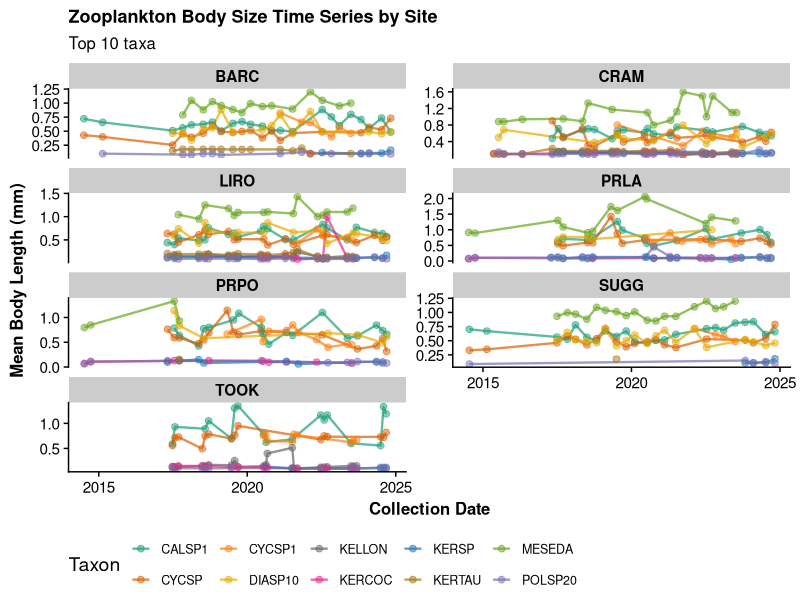
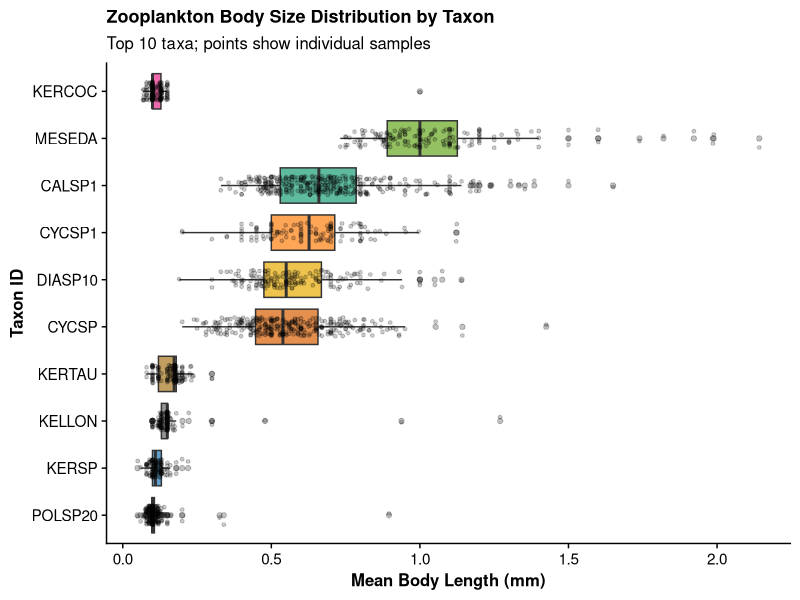
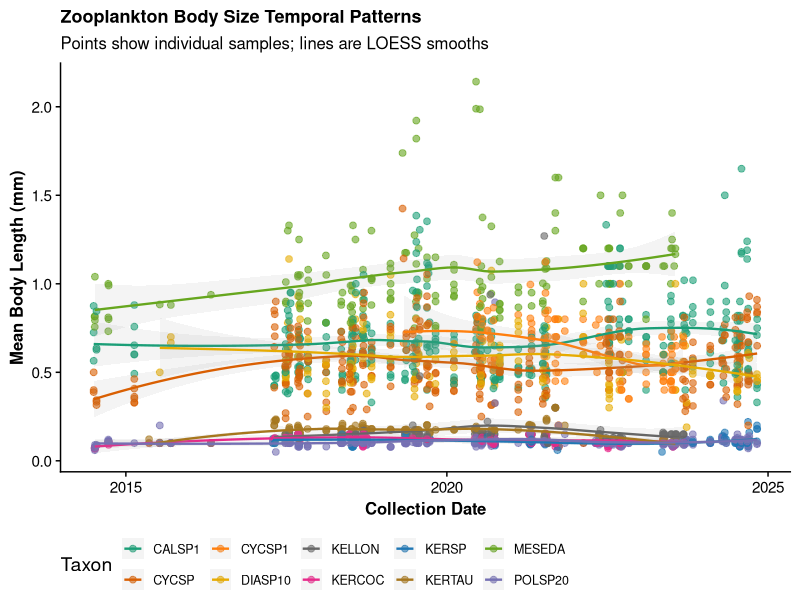
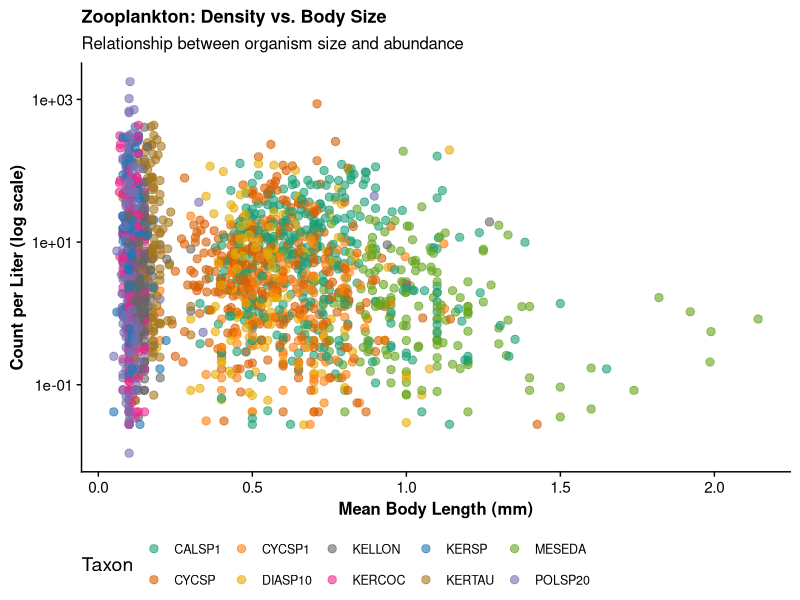
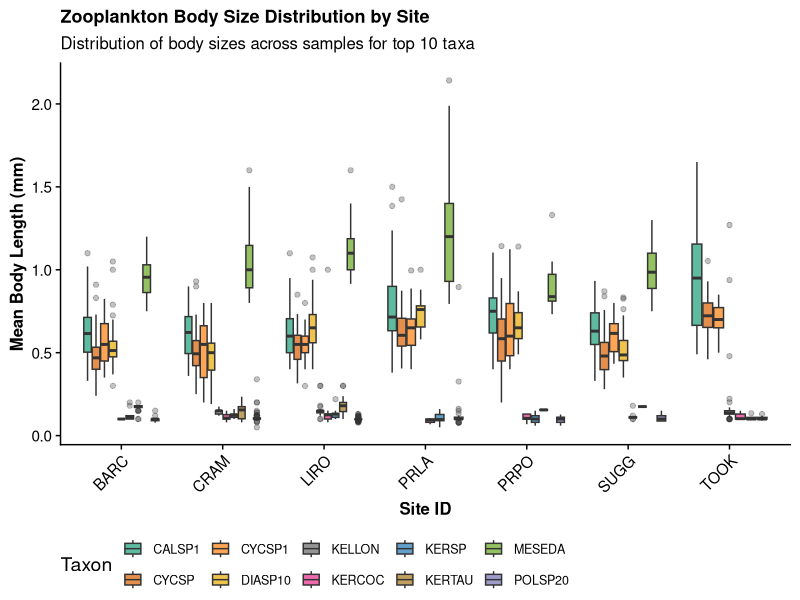
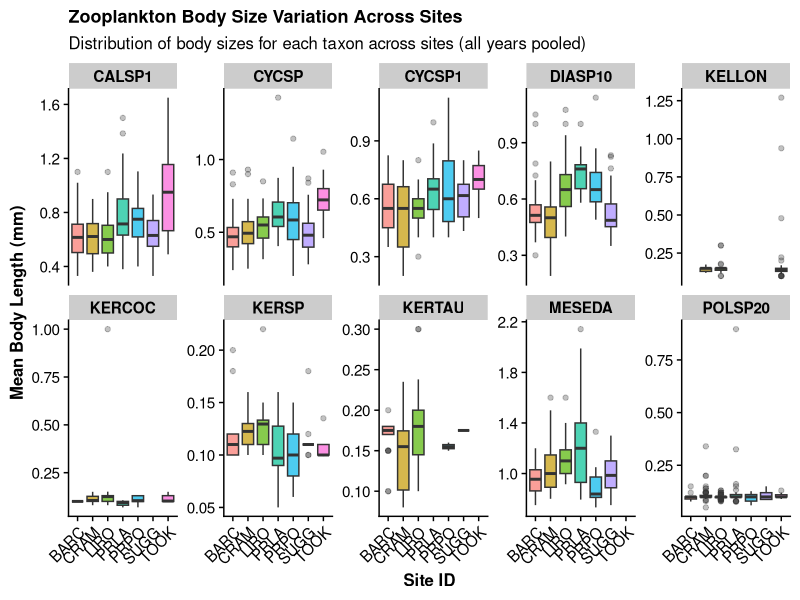

The R source for these figures, in order:
# Zooplankton Body Size Data Visualization - ADULTS ONLY
# Purpose: Create visualizations of zooplankton body size patterns across sites and time
#          Using ADULTS ONLY (excludes nauplii/larvae to avoid life stage confounding)
# Date: 2026-05-02
#
# INPUTS:
#   - data-processed/zooplankton_body_size_summary_adults_2014_2026.csv
#     (Sample-level body size summary from script 05)
#
# OUTPUTS:
#   - figures/zooplankton_timeseries_by_site_adults_2014_2026.png
#   - figures/zooplankton_body_size_distribution_adults_2014_2026.png
#   - figures/zooplankton_temporal_patterns_adults_2014_2026.png
#   - figures/zooplankton_density_vs_body_size_adults_2014_2026.png
#   - figures/zooplankton_site_comparison_adults_2014_2026.png
#   - figures/zooplankton_body_size_across_sites_adults_2014_2026.png
#   (6 PNG visualization files showing mean body size patterns)

# Load libraries
library(tidyverse)
library(readr)
library(ggplot2)
library(cowplot)

# Load the ADULTS-ONLY zooplankton body size summary data (2014-2026)
zoo_body_size_summary <- read_csv("data-processed/zooplankton_body_size_summary_adults_2014_2026.csv")

# Get the top 10 most abundant taxa for consistent visualization across plots
top_taxa <- zoo_body_size_summary |>
  group_by(taxonID) |>
  summarise(total_samples = n(), .groups = "drop") |>
  arrange(desc(total_samples)) |>
  head(10) |>
  pull(taxonID)

# Set up ggplot theme for consistency
theme_set(theme_cowplot() +
  theme(
    axis.text = element_text(size = 11),
    axis.title = element_text(size = 12, face = "bold"),
    strip.text = element_text(size = 11, face = "bold"),
    legend.position = "bottom",
    plot.title = element_text(size = 13, face = "bold", hjust = 0)
  ))

# Define color palette for taxa
taxa_colors <- colorRampPalette(c("#1b9e77", "#d95f02", "#7570b3", "#e7298a",
                                   "#66a61e", "#e6ab02", "#a6761d", "#666666",
                                   "#1f77b4", "#ff7f0e"))(length(top_taxa))
names(taxa_colors) <- top_taxa

# ============================================================================
# Plot 1: Time Series by Site
# ============================================================================
p1_data <- zoo_body_size_summary |>
  filter(taxonID %in% top_taxa) |>
  group_by(siteID, collectDate, taxonID) |>
  summarise(mean_body_length = mean(mean_body_length, na.rm = TRUE), .groups = "drop")

p1 <- ggplot(p1_data, aes(x = collectDate, y = mean_body_length, color = taxonID, group = taxonID)) +
  geom_line(alpha = 0.7, size = 0.8) +
  geom_point(alpha = 0.5, size = 2) +
  facet_wrap(~ siteID, scales = "free_y", ncol = 2) +
  scale_color_manual(values = taxa_colors, name = "Taxon") +
  labs(
    title = "Zooplankton Body Size Time Series by Site",
    x = "Collection Date",
    y = "Mean Body Length (mm)",
    subtitle = "Top 10 taxa"
  ) +
  theme(legend.text = element_text(size = 9))

ggsave("figures/zooplankton_timeseries_by_site_adults_2014_2026.png", p1, width = 14, height = 10, dpi = 300)
cat("✓ Saved: figures/zooplankton_timeseries_by_site_adults_2014_2026.png\n")

# ============================================================================
# Plot 2: Body Size Distribution by Taxon
# ============================================================================
p2_data <- zoo_body_size_summary |>
  filter(taxonID %in% top_taxa)

p2 <- ggplot(p2_data, aes(x = reorder(taxonID, mean_body_length, FUN = median),
                           y = mean_body_length, fill = taxonID)) +
  geom_boxplot(alpha = 0.7, outlier.alpha = 0.3) +
  geom_jitter(width = 0.2, alpha = 0.2, size = 1) +
  scale_fill_manual(values = taxa_colors, guide = "none") +
  coord_flip() +
  labs(
    title = "Zooplankton Body Size Distribution by Taxon",
    x = "Taxon ID",
    y = "Mean Body Length (mm)",
    subtitle = "Top 10 taxa; points show individual samples"
  )

ggsave("figures/zooplankton_body_size_distribution_adults_2014_2026.png", p2, width = 10, height = 7, dpi = 300)
cat("✓ Saved: figures/zooplankton_body_size_distribution_adults_2014_2026.png\n")

# ============================================================================
# Plot 3: Temporal Patterns (Body Size vs. Date)
# ============================================================================
p3_data <- zoo_body_size_summary |>
  filter(taxonID %in% top_taxa)

p3 <- ggplot(p3_data, aes(x = collectDate, y = mean_body_length, color = taxonID)) +
  geom_point(alpha = 0.6, size = 2) +
  geom_smooth(method = "loess", se = TRUE, alpha = 0.1, size = 0.8) +
  scale_color_manual(values = taxa_colors, name = "Taxon") +
  labs(
    title = "Zooplankton Body Size Temporal Patterns",
    x = "Collection Date",
    y = "Mean Body Length (mm)",
    subtitle = "Points show individual samples; lines are LOESS smooths"
  ) +
  theme(legend.text = element_text(size = 9))

ggsave("figures/zooplankton_temporal_patterns_adults_2014_2026.png", p3, width = 12, height = 7, dpi = 300)
cat("✓ Saved: figures/zooplankton_temporal_patterns_adults_2014_2026.png\n")

# ============================================================================
# Plot 4: Density vs. Body Size
# ============================================================================
p4_data <- zoo_body_size_summary |>
  filter(taxonID %in% top_taxa, !is.na(count_per_liter), count_per_liter > 0)

p4 <- ggplot(p4_data, aes(x = mean_body_length, y = count_per_liter, color = taxonID)) +
  geom_point(alpha = 0.6, size = 2.5) +
  scale_y_log10() +
  scale_color_manual(values = taxa_colors, name = "Taxon") +
  labs(
    title = "Zooplankton: Density vs. Body Size",
    x = "Mean Body Length (mm)",
    y = "Count per Liter (log scale)",
    subtitle = "Relationship between organism size and abundance"
  ) +
  theme(legend.text = element_text(size = 9))

ggsave("figures/zooplankton_density_vs_body_size_adults_2014_2026.png", p4, width = 11, height = 7, dpi = 300)
cat("✓ Saved: figures/zooplankton_density_vs_body_size_adults_2014_2026.png\n")

# ============================================================================
# Plot 5: Site Comparison (Box Plot - Distribution of Body Sizes)
# ============================================================================
p5_data <- zoo_body_size_summary |>
  filter(taxonID %in% top_taxa)

p5 <- ggplot(p5_data, aes(x = siteID, y = mean_body_length, fill = taxonID)) +
  geom_boxplot(alpha = 0.7, outlier.alpha = 0.3) +
  scale_fill_manual(values = taxa_colors, name = "Taxon") +
  labs(
    title = "Zooplankton Body Size Distribution by Site",
    x = "Site ID",
    y = "Mean Body Length (mm)",
    subtitle = "Distribution of body sizes across samples for top 10 taxa"
  ) +
  theme(legend.text = element_text(size = 9),
        axis.text.x = element_text(angle = 45, hjust = 1))

ggsave("figures/zooplankton_site_comparison_adults_2014_2026.png", p5, width = 12, height = 7, dpi = 300)
cat("✓ Saved: figures/zooplankton_site_comparison_adults_2014_2026.png\n")

# ============================================================================
# Plot 6: Body Size Variation Across Sites (by Taxon)
# ============================================================================
p6_data <- zoo_body_size_summary |>
  filter(taxonID %in% top_taxa)

p6 <- ggplot(p6_data, aes(x = siteID, y = mean_body_length, fill = siteID)) +
  geom_boxplot(alpha = 0.7, outlier.alpha = 0.3) +
  facet_wrap(~ taxonID, scales = "free_y", ncol = 5) +
  labs(
    title = "Zooplankton Body Size Variation Across Sites",
    x = "Site ID",
    y = "Mean Body Length (mm)",
    subtitle = "Distribution of body sizes for each taxon across sites (all years pooled)"
  ) +
  theme(legend.position = "none",
        axis.text.x = element_text(angle = 45, hjust = 1))

ggsave("figures/zooplankton_body_size_across_sites_adults_2014_2026.png", p6, width = 16, height = 10, dpi = 300)
cat("✓ Saved: figures/zooplankton_body_size_across_sites_adults_2014_2026.png\n")

# ============================================================================
# Summary
# ============================================================================
cat(paste(rep("=", 70), collapse = ""), "\n")
cat("Visualization Summary - Mean Body Size (2014-2026 data, ADULTS ONLY)\n")
cat(paste(rep("=", 70), collapse = ""), "\n")
cat("All plots saved to figures/ folder:\n")
cat("  1. zooplankton_timeseries_by_site_adults_2014_2026.png\n")
cat("  2. zooplankton_body_size_distribution_adults_2014_2026.png\n")
cat("  3. zooplankton_temporal_patterns_adults_2014_2026.png\n")
cat("  4. zooplankton_density_vs_body_size_adults_2014_2026.png\n")
cat("  5. zooplankton_site_comparison_adults_2014_2026.png\n")
cat("  6. zooplankton_body_size_across_sites_adults_2014_2026.png\n")
cat("\nNote: Nauplii (larvae) excluded from this analysis to avoid life stage confounding\n")
cat("\nTop 10 taxa visualized:\n")
print(top_taxa)
